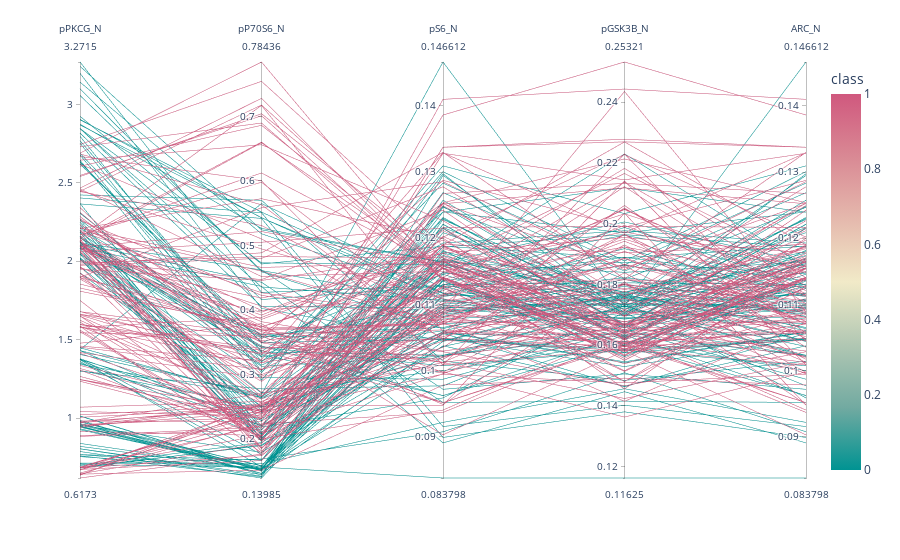

Here is the notebook cell this chart was saved with:
### Code cell
fig = px.parallel_coordinates(new_df, color="class", 
                              dimensions=['pPKCG_N', 'pP70S6_N','pS6_N', 'pGSK3B_N','ARC_N'],
                             color_continuous_scale=px.colors.diverging.Tealrose,
                             color_continuous_midpoint=0.5)
fig.show()

### Figure 1 — Plotly figure (JSON) as saved in the notebook; plotly's stock layout.template omitted (floating-point values rounded to 4 significant figures; data arrays with more than 128 entries replaced by an {"elided": "..."} marker saying what was removed)
{"data": [{"dimensions": [{"label": "pPKCG_N", "values": {"elided": "240 float values"}}, {"label": "pP70S6_N", "values": {"elided": "240 float values"}}, {"label": "pS6_N", "values": {"elided": "240 float values"}}, {"label": "pGSK3B_N", "values": {"elided": "240 float values"}}, {"label": "ARC_N", "values": {"elided": "240 float values"}}], "domain": {"x": [0, 1], "y": [0, 1]}, "line": {"color": {"elided": "240 int values"}, "coloraxis": "coloraxis"}, "name": "", "type": "parcoords"}], "layout": {"coloraxis": {"cmid": 0.5, "colorbar": {"title": {"text": "class"}}, "colorscale": [[0, "rgb(0, 147, 146)"], [0.1667, "rgb(114, 170, 161)"], [0.3333, "rgb(177, 199, 179)"], [0.5, "rgb(241, 234, 200)"], [0.6667, "rgb(229, 185, 173)"], [0.8333, "rgb(217, 137, 148)"], [1, "rgb(208, 88, 126)"]]}, "legend": {"tracegroupgap": 0}, "margin": {"t": 60}}}
